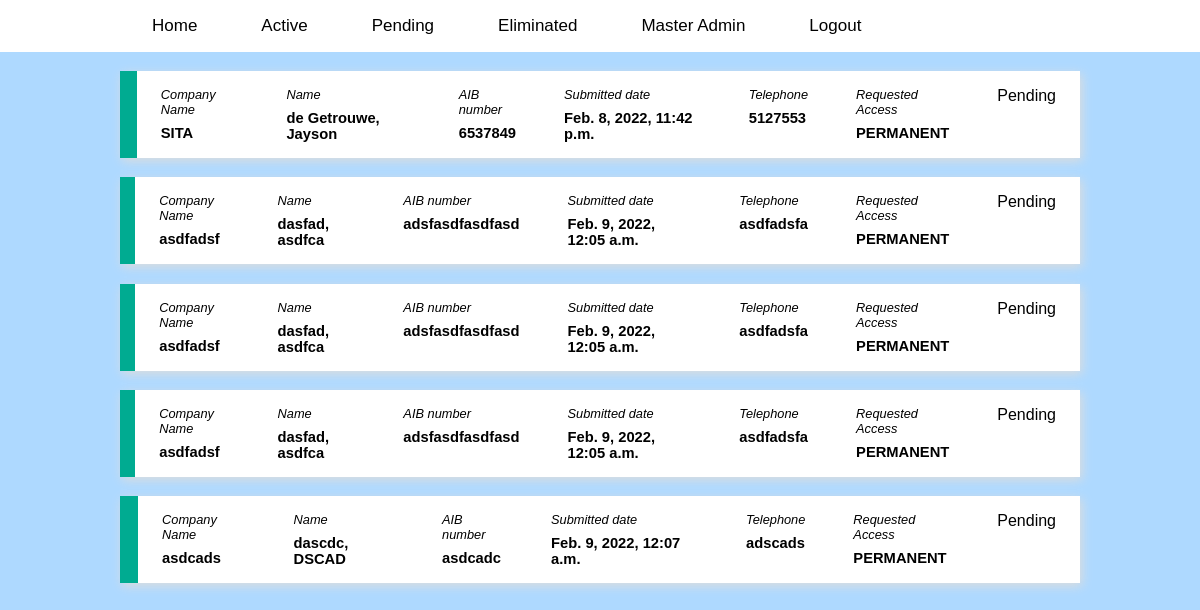
The app's page /admin-page (signed in) with its own data.
### FormPage/models.py (models this page shows, shortened)
class Form(models.Model):
    company_name = models.CharField(max_length=200, null=False, blank=False)
    first_name = models.CharField(max_length=100)
    last_name = models.CharField(max_length=100)
    AIB_number = models.CharField(max_length=100)
    position_title = models.CharField(max_length=200)
    telephone = models.CharField(max_length=20)
    email = models.EmailField()
    job_duties = models.TextField()
    access_justification = models.TextField()
    wap_roa = models.CharField(max_length=255)
    required_access = models.CharField(choices=RequestAccessChoices, max_length=200)
    start_time = models.DateField(blank=True, null=True)
    end_time = models.DateField(blank=True, null=True)
    main_communications_room = models.ManyToManyField(MainCommunicationRoom, blank=True)
    new_terminal_building = models.ManyToManyField(NewTerminalBuilding, blank=True)
    old_terminal_building = models.ManyToManyField(OldTerminalBuilding, blank=True)
    building = models.ManyToManyField(OtherBuilding, blank=True)
    other_locations = models.TextField(blank=True )
    specify_system_list = models.TextField(blank=True)
    specify_equipment_list = models.TextField(blank=True)
    specify_server_list = models.TextField(blank=True)
    Specify_cables = models.TextField(blank=True)
    agreed_to_terms = models.BooleanField(default=False)
    submitted_date_time = models.DateTimeField(default=timezone.now)
    approved_or_not = models.CharField(choices=ApprovedOrNot, max_length=200, blank=True, null=True)

### FormPage/views.py (the view)
# urls.py: path('admin-page', AdminPage, name="adminpage"),
@login_required
def AdminPage(request):
    signed_up = Forms.objects.all()
    dic = {
        'signed_up':signed_up,
    }
    return render(request, 'admin/admin-view.html', {'dic': dic})

### FormPage/templates/admin/admin-view.html (shortened to what this page needs)
{% extends 'base.html' %}
{% block content %}
    {% if user.is_authenticated %}
            <div class="wrapper">
                {% for person in dic.signed_up %}
                    <a href="{%url 'Form:user' person.id%}" class="user-link">
                        <div class="row">
                            <div class="line"></div>
                            <div class="row-text q">
                                <p class="small-text">Company Name</p>
                                <p class="big-text">{{person.company_name}}</p>
                            </div>
                            <div class="row-text w">
                                <p class="small-text"> Name</p>
                                <p class="big-text">{{person.last_name}}, {{person.first_name}}</p>
                            </div>
                            <div class="row-text e">
                                <p class="small-text">AIB number</p>
                                <p class="big-text">{{person.AIB_number}}</p>
                            </div>
                            <div class="row-text r">
                                <p class="small-text">Submitted date</p>
                                <p class="big-text">{{person.submitted_date_time}}</p>
                            </div>
                            <div class="row-text t">
                                <p class="small-text">Telephone</p>
                                <p class="big-text">{{person.telephone}}</p>
                            </div>
                            <div class="row-text y">
                                <p class="small-text">Requested Access </p>
                                <p class="big-text">{{person.required_access}}</p>
                            </div>
                            <div class="row-text u">
                                {% if person.approved_or_not == None %}
                                    <p> Pending </p>
                                {% elif person.approved_or_not == 'APPROVED' %}
                                    <p>Approved</p>
                                {% elif person.approved_or_not == 'REJECT' %}
                                    <p>Rejected</p>
                                {% endif %}
                            </div>
                        </div>
                    </a>
                {% endfor %}
            </div>
    {% else %}
        <p>login again</p>
    {% endif %}
{% endblock  %}

### static/Css/base/style.css (style rules this page uses)
h1,h2,h3,h4,h5,h6,p { margin: 0; }
.row { display: flex; flex-direction: row; margin: 1.2rem 0; background-color: white; transition: 0.5s; box-shadow: 2px 3px 10px #dddddd; }
.row-text { padding: 1rem 1.5rem; }
.small-text { font-style: italic; font-weight: 300; font-size: 0.8rem; margin-bottom: 0.5rem; }
.big-text { font-size: 0.92rem; font-weight: bold; }
.user-link { color: black; text-decoration: none; }

### static/Css/admin-user/admin-user.css (style rules this page uses)
.wrapper { width: 80%; margin: 0 auto; }
.line { width: 20px; background-color: #00ab91; }

### templates/base.html (style rules this page uses)
body { margin: 0; font-family: Arial, Helvetica, sans-serif; }
.wrapper { width: 80%; margin: 0 auto; }

### records on screen
Form: company_name "SITA", last_name "de Getrouwe", first_name "Jayson", AIB_number "6537849", submitted_date_time "Feb. 8, 2022, 11:42 p.m.", telephone "5127553", required_access "PERMANENT", shows "Pending"
Form: company_name "asdfadsf", last_name "dasfad", first_name "asdfca", AIB_number "adsfasdfasdfasd", submitted_date_time "Feb. 9, 2022, 12:05 a.m.", telephone "asdfadsfa", required_access "PERMANENT", shows "Pending"
Form: company_name "asdfadsf", last_name "dasfad", first_name "asdfca", AIB_number "adsfasdfasdfasd", submitted_date_time "Feb. 9, 2022, 12:05 a.m.", telephone "asdfadsfa", required_access "PERMANENT", shows "Pending"
Form: company_name "asdfadsf", last_name "dasfad", first_name "asdfca", AIB_number "adsfasdfasdfasd", submitted_date_time "Feb. 9, 2022, 12:05 a.m.", telephone "asdfadsfa", required_access "PERMANENT", shows "Pending"
Form: company_name "asdcads", last_name "dascdc", first_name "DSCAD", AIB_number "asdcadc", submitted_date_time "Feb. 9, 2022, 12:07 a.m.", telephone "adscads", required_access "PERMANENT", shows "Pending"
